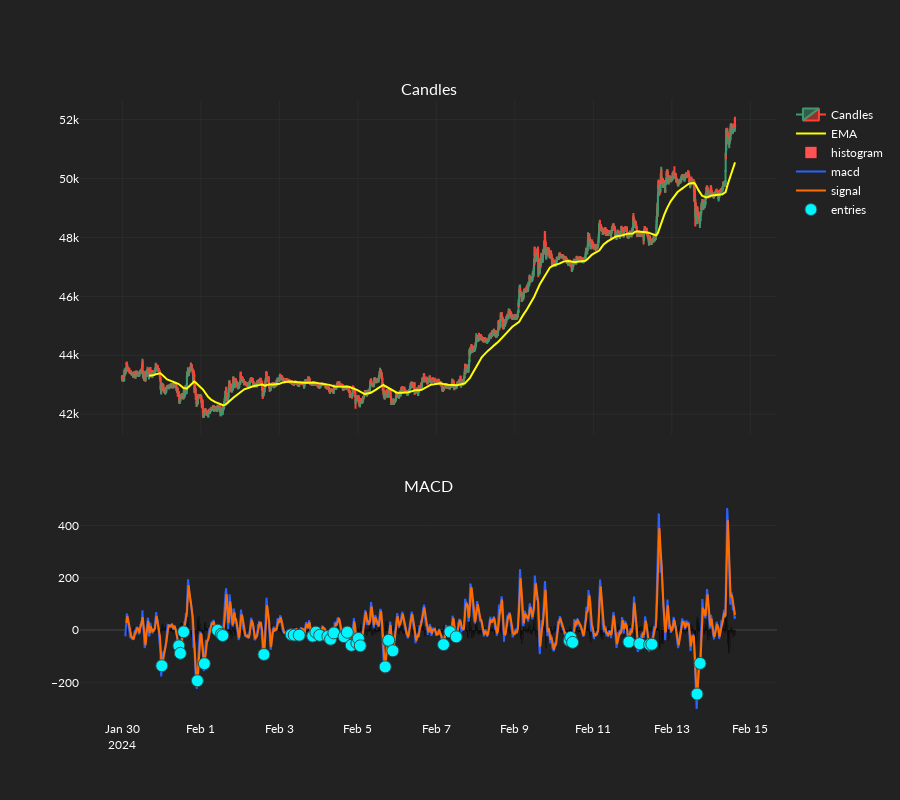

Notebook code for this chart:
### Code cell
fig = go.Figure()
datetimes = candles[:, CandleBodyType.Timestamp].astype("datetime64[ms]")
fig = make_subplots(
    cols=1,
    rows=2,
    shared_xaxes=True,
    subplot_titles=["Candles", "MACD"],
    row_heights=[0.6, 0.4],
    vertical_spacing=0.1,
)
# Candlestick chart for pricing
fig.append_trace(
    go.Candlestick(
        x=datetimes,
        open=candles[:, CandleBodyType.Open],
        high=candles[:, CandleBodyType.High],
        low=candles[:, CandleBodyType.Low],
        close=candles[:, CandleBodyType.Close],
        name="Candles",
    ),
    col=1,
    row=1,
)
fig.append_trace(
    go.Scatter(
        x=datetimes,
        y=ema,
        name="EMA",
        line_color="yellow",
    ),
    col=1,
    row=1,
)
ind_shift = np.roll(histogram, 1)
ind_shift[0] = np.nan
colors = np.where(
    histogram >= 0,
    np.where(ind_shift < histogram, "#26A69A", "#B2DFDB"),
    np.where(ind_shift < histogram, "#FFCDD2", "#FF5252"),
)
fig.append_trace(
    go.Bar(
        x=datetimes,
        y=histogram,
        name="histogram",
        marker_color=colors,
    ),
    row=2,
    col=1,
)
fig.append_trace(
    go.Scatter(
        x=datetimes,
        y=macd,
        name="macd",
        line_color="#2962FF",
    ),
    row=2,
    col=1,
)
fig.append_trace(
    go.Scatter(
        x=datetimes,
        y=signal,
        name="signal",
        line_color="#FF6D00",
    ),
    row=2,
    col=1,
)
fig.append_trace(
    go.Scatter(
        x=datetimes,
        y=entry_signals,
        mode="markers",
        name="entries",
        marker=dict(
            size=12,
            symbol="circle",
            color="#00F6FF",
            line=dict(
                width=1,
                color="DarkSlateGrey",
            ),
        ),
    ),
    row=2,
    col=1,
)
# Update options and show plot
fig.update_layout(height=800, xaxis_rangeslider_visible=False)
fig.show()

### Figure 1 — Plotly figure (JSON) as saved in the notebook; plotly's stock layout.template omitted (floating-point values rounded to 4 significant figures; data arrays with more than 128 entries replaced by an {"elided": "..."} marker saying what was removed)
{"data": [{"close": {"elided": "4500 float values"}, "high": {"elided": "4500 float values"}, "low": {"elided": "4500 float values"}, "name": "Candles", "open": {"elided": "4500 float values"}, "type": "candlestick", "x": {"elided": "4500 str values"}, "xaxis": "x", "yaxis": "y"}, {"line": {"color": "yellow"}, "name": "EMA", "type": "scatter", "x": {"elided": "4500 str values"}, "xaxis": "x", "y": {"elided": "4500 float values"}, "yaxis": "y"}, {"marker": {"color": {"elided": "4500 str values"}}, "name": "histogram", "type": "bar", "x": {"elided": "4500 str values"}, "xaxis": "x2", "y": {"elided": "4500 float values"}, "yaxis": "y2"}, {"line": {"color": "#2962FF"}, "name": "macd", "type": "scatter", "x": {"elided": "4500 str values"}, "xaxis": "x2", "y": {"elided": "4500 float values"}, "yaxis": "y2"}, {"line": {"color": "#FF6D00"}, "name": "signal", "type": "scatter", "x": {"elided": "4500 str values"}, "xaxis": "x2", "y": {"elided": "4500 float values"}, "yaxis": "y2"}, {"marker": {"color": "#00F6FF", "line": {"color": "DarkSlateGrey", "width": 1}, "size": 12, "symbol": "circle"}, "mode": "markers", "name": "entries", "type": "scatter", "x": {"elided": "4500 str values"}, "xaxis": "x2", "y": {"elided": "4500 float values"}, "yaxis": "y2"}], "layout": {"annotations": [{"font": {"size": 16}, "showarrow": false, "text": "Candles", "x": 0.5, "xanchor": "center", "xref": "paper", "y": 1, "yanchor": "bottom", "yref": "paper"}, {"font": {"size": 16}, "showarrow": false, "text": "MACD", "x": 0.5, "xanchor": "center", "xref": "paper", "y": 0.36, "yanchor": "bottom", "yref": "paper"}], "height": 800, "xaxis": {"anchor": "y", "domain": [0, 1], "matches": "x2", "rangeslider": {"visible": false}, "showticklabels": false}, "xaxis2": {"anchor": "y2", "domain": [0, 1]}, "yaxis": {"anchor": "x", "domain": [0.46, 1]}, "yaxis2": {"anchor": "x2", "domain": [0, 0.36]}}}
